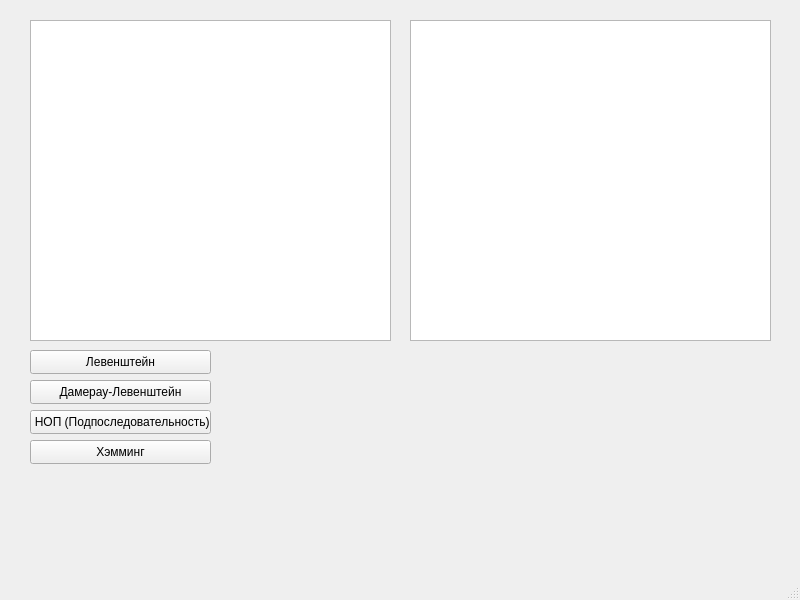
<?xml version="1.0" encoding="UTF-8"?>
<ui version="4.0">
 <class>MainWindow</class>
 <widget class="QMainWindow" name="MainWindow">
  <property name="geometry">
   <rect>
    <x>0</x>
    <y>0</y>
    <width>800</width>
    <height>600</height>
   </rect>
  </property>
  <property name="windowTitle">
   <string>MainWindow</string>
  </property>
  <widget class="QWidget" name="centralwidget">
   <widget class="QTextEdit" name="textEdit">
    <property name="geometry">
     <rect>
      <x>30</x>
      <y>20</y>
      <width>361</width>
      <height>321</height>
     </rect>
    </property>
   </widget>
   <widget class="QTextEdit" name="textEdit_2">
    <property name="geometry">
     <rect>
      <x>410</x>
      <y>20</y>
      <width>361</width>
      <height>321</height>
     </rect>
    </property>
   </widget>
   <widget class="QPushButton" name="pushButton">
    <property name="geometry">
     <rect>
      <x>30</x>
      <y>350</y>
      <width>181</width>
      <height>24</height>
     </rect>
    </property>
    <property name="text">
     <string>Левенштейн</string>
    </property>
   </widget>
   <widget class="QPushButton" name="pushButton_2">
    <property name="geometry">
     <rect>
      <x>30</x>
      <y>380</y>
      <width>181</width>
      <height>24</height>
     </rect>
    </property>
    <property name="text">
     <string>Дамерау-Левенштейн</string>
    </property>
   </widget>
   <widget class="QPushButton" name="pushButton_3">
    <property name="geometry">
     <rect>
      <x>30</x>
      <y>410</y>
      <width>181</width>
      <height>24</height>
     </rect>
    </property>
    <property name="text">
     <string> НОП (Подпоследовательность)</string>
    </property>
   </widget>
   <widget class="QPushButton" name="pushButton_4">
    <property name="geometry">
     <rect>
      <x>30</x>
      <y>440</y>
      <width>181</width>
      <height>24</height>
     </rect>
    </property>
    <property name="text">
     <string>Хэмминг</string>
    </property>
   </widget>
   <widget class="QLabel" name="label">
    <property name="geometry">
     <rect>
      <x>220</x>
      <y>350</y>
      <width>49</width>
      <height>21</height>
     </rect>
    </property>
    <property name="text">
     <string/>
    </property>
   </widget>
   <widget class="QLabel" name="label_2">
    <property name="geometry">
     <rect>
      <x>220</x>
      <y>380</y>
      <width>49</width>
      <height>21</height>
     </rect>
    </property>
    <property name="text">
     <string/>
    </property>
   </widget>
   <widget class="QLabel" name="label_3">
    <property name="geometry">
     <rect>
      <x>220</x>
      <y>410</y>
      <width>49</width>
      <height>21</height>
     </rect>
    </property>
    <property name="text">
     <string/>
    </property>
   </widget>
   <widget class="QLabel" name="label_4">
    <property name="geometry">
     <rect>
      <x>220</x>
      <y>440</y>
      <width>49</width>
      <height>21</height>
     </rect>
    </property>
    <property name="text">
     <string/>
    </property>
   </widget>
  </widget>
  <widget class="QMenuBar" name="menubar">
   <property name="geometry">
    <rect>
     <x>0</x>
     <y>0</y>
     <width>800</width>
     <height>22</height>
    </rect>
   </property>
  </widget>
  <widget class="QStatusBar" name="statusbar"/>
 </widget>
 <resources/>
 <connections/>
</ui>
